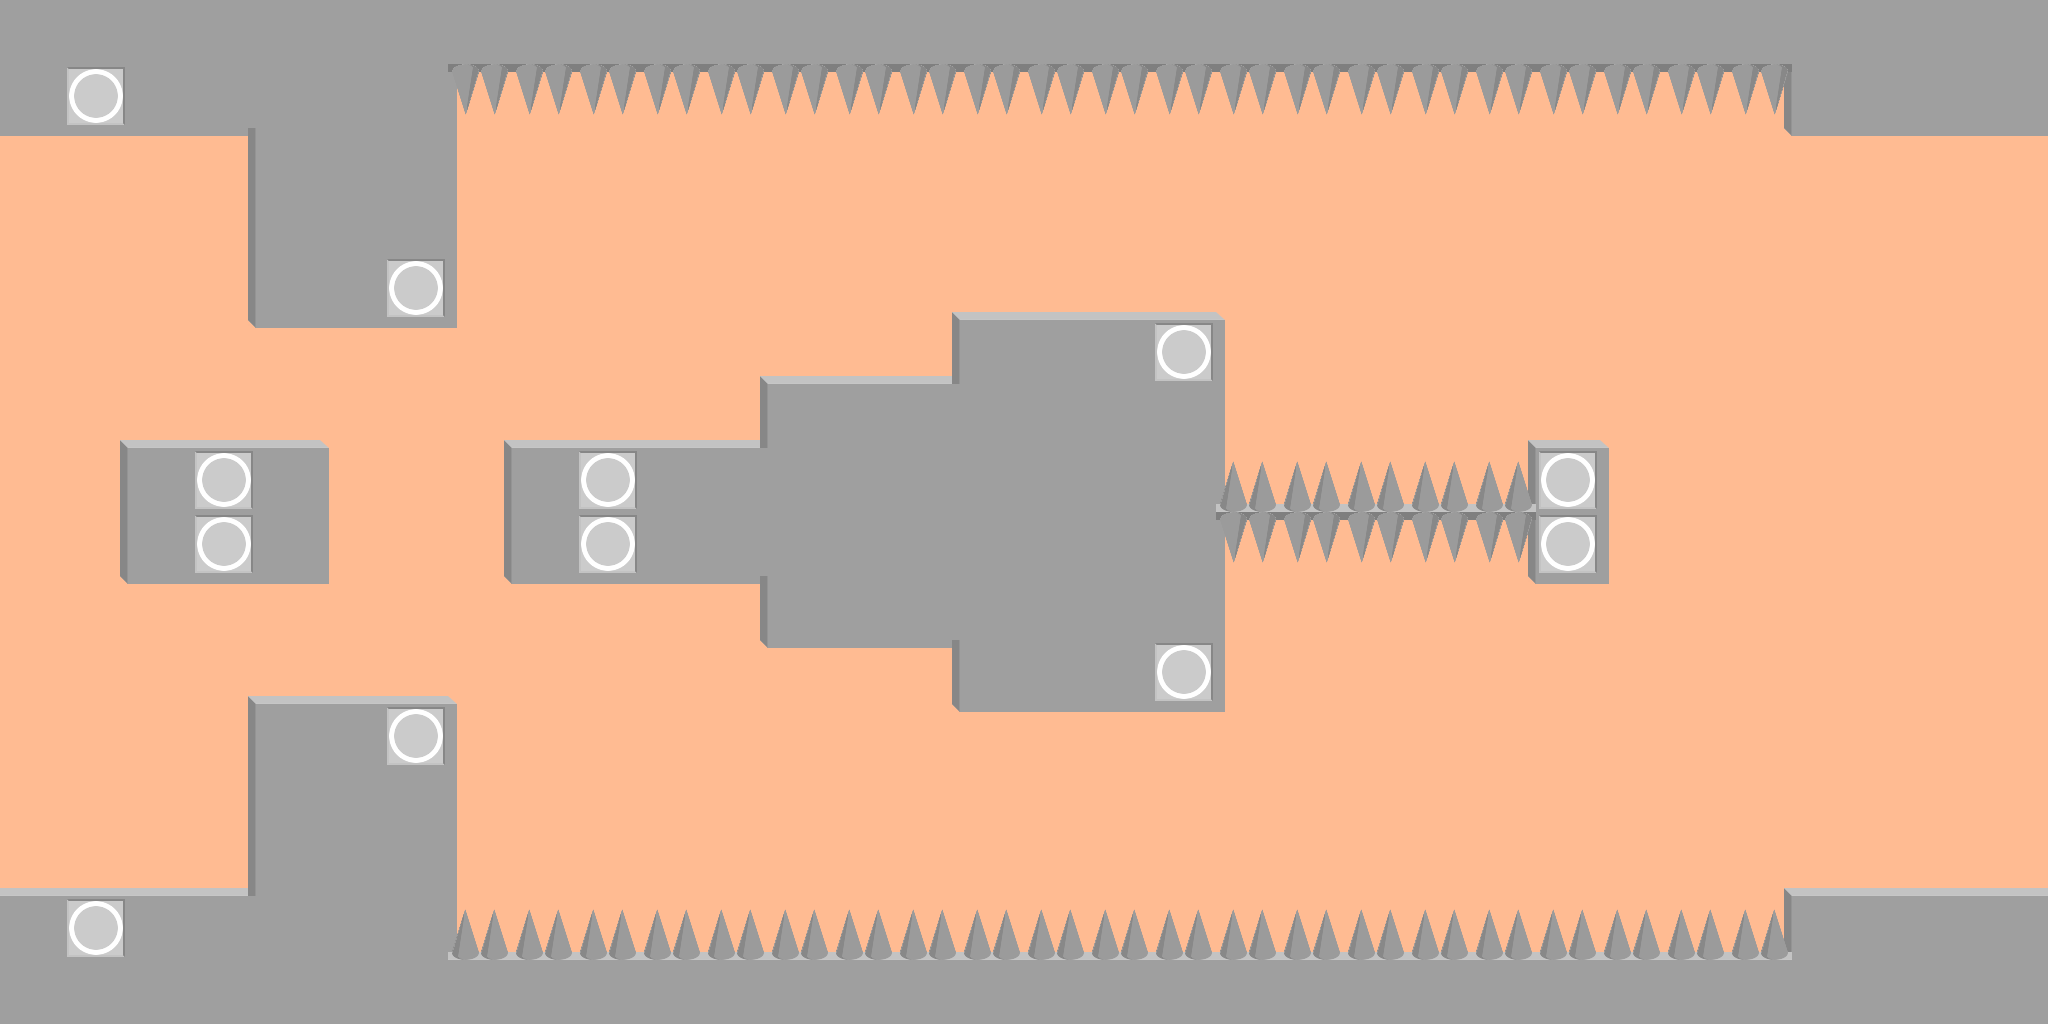

A level layout from a 2D game, rendered from its tile map. Below: a short description, then the map file with tile-grid data replaced by summaries:
An orthogonal 32x16 tile map with 64x64 px tiles, 6 tile layers (borderTop, borderBottom, borderLeft, borderRight, ...).

<map version="1.0" orientation="orthogonal" renderorder="right-down" width="32" height="16" tilewidth="64" tileheight="64" backgroundcolor="#ffbb92" nextobjectid="4">
 <properties>
  <property name="endBottom" value="14" />
  <property name="endTop" value="1" />
  <property name="startBottom" value="14" />
  <property name="startTop" value="1" />
 </properties>
 <tileset firstgid="1" name="boxes_map" tilewidth="64" tileheight="64" tilecount="20">
  <image source="../boxes_map.png" width="320" height="256" />
  <tile id="1">
   <properties>
    <property name="type" value="spike" />
   </properties>
  </tile>
  <tile id="2">
   <properties>
    <property name="type" value="activator" />
   </properties>
  </tile>
  <tile id="3">
   <properties>
    <property name="type" value="spike" />
   </properties>
  </tile>
  <tile id="11">
   <properties>
    <property name="type" value="brick" />
   </properties>
  </tile>
 </tileset>
 <layer name="borderTop" width="32" height="16">
  <data>[512 cells, 26 non-empty, 1 distinct tile ids]</data>
 </layer>
 <layer name="borderBottom" width="32" height="16">
  <data>[512 cells, 26 non-empty, 1 distinct tile ids]</data>
 </layer>
 <layer name="borderLeft" width="32" height="16">
  <data>[512 cells, 18 non-empty, 1 distinct tile ids]</data>
 </layer>
 <layer name="borderRight" width="32" height="16">
  <data>[512 cells, 18 non-empty, 1 distinct tile ids]</data>
 </layer>
 <layer name="borderCorners" width="32" height="16">
  <data>[512 cells, 22 non-empty, 4 distinct tile ids]</data>
 </layer>
 <layer name="level" width="32" height="16">
  <data>[512 cells, 208 non-empty, 4 distinct tile ids]</data>
 </layer>
</map>